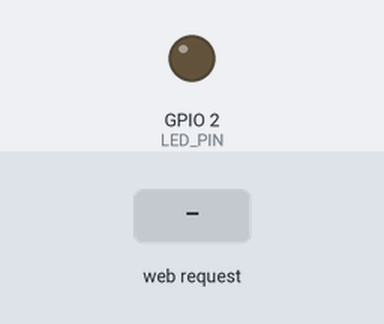
The program below on a simulated ESP32. On the bench: output pins drawn as LEDs (lit = HIGH). Dashed ring = blinking. The test bench sets the inputs (shaded band). WiFi joins after 1.5 s; servers stay silent unless stated; what the program prints to the serial monitor is not drawn.

Above: at 3.2 s.
3.3 s: HTTP request GET /getTime?text=120 received
At 4.1 s:
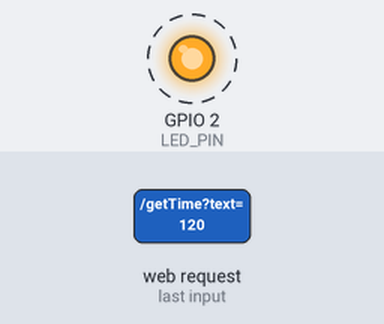
Timing chart, 0 to 12.3 s (numbered marks = the images above; inputs shaded):
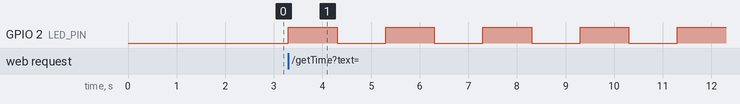

The program:

main.cpp
```cpp
#include <iostream>
#include <string>
#include <Arduino.h>
#include <WiFi.h>
#include <WebServer.h>
using namespace std;

#define LED_PIN 2

WebServer server(80);


const char* html = R"""(
<!DOCTYPE html>
<html lang="en">
<head>
    <meta charset="UTF-8">
    <meta name="viewport" content="width=device-width, initial-scale=1.0">
    <title>Esp32 control</title>
    <style>
* {
    background-color: rgb(29, 29, 29);
}

.control-container {
    background-color: cadetblue;
    padding: 40px 40px;
    border-radius: 25px;
    width: 300px;
    height: max-content;
    text-align: center;
    margin-left: auto;
    margin-right: auto;
}
.control-container {
    font-size: 40px;
    color: aliceblue;
    font-weight: bold;
    font-family: monospace;
}

button {
    display: block;
    padding: 5px 50px;
    margin: 10px auto;
    font-size: 45px;
    font-weight: bold;
    color: aliceblue;
    background-color: black;
    border: none;
    border-radius: 15px;
    cursor: pointer;

}
button:hover{
    background-color: #2B3032;
}
    </style>
</head>
<body>
    <div class="control-container">
    <h1>Esp32 Led Blink</h1>
    <button onclick="toggleLED('on')">Turn ON</button>
    <button onclick="toggleLED('off')">Turn OFF</button>
    <h1>Auto blink</h1>
    <input type="text" id="fetchTime" placeholder="Enter auto-work time">
    <button onclick="getWorkTime()">Start</button>
    </div>

    <script>
        const toggleLED = (state) => {
            fetch('/' + state)
                .then(response => response.text())
                .catch(err => console.error(err));
        }

        const getWorkTime = () => {
            const val = document.getElementById('fetchTime').value;
            fetch('/getTime?text=' + encodeURIComponent(val))
                .then(response => response.text())
                .catch(err => console.error(err))
        }
    </script>
</body>
</html>
)""";
const char* ssid = "";
const char* password = "";

void handleRoot() {
  server.send(200, "text/html", html);
}

void setup() {
  Serial.begin(115200);
  pinMode(LED_PIN, OUTPUT);

  WiFi.begin(ssid, password);
  while (WiFi.status() != WL_CONNECTED) {
    delay(1000);
    Serial.println("Connecting to WiFi...");
  }
  Serial.println("Connected to WiFi!");
  Serial.print("IP: ");
  Serial.println(WiFi.localIP());

  server.on("/", handleRoot);

  server.on("/on", []() {
    digitalWrite(LED_PIN, HIGH);
    server.send(200, "text/html", "LED is ON");
  });

  server.on("/getTime", []() {
    if (server.hasArg("text")) {
        String inputText = server.arg("text");
        int toIntInputText = inputText.toInt();
        while (toIntInputText != 0) {
        digitalWrite(LED_PIN, HIGH);
        delay(1000);
        digitalWrite(LED_PIN, LOW);
        delay(1000);
        toIntInputText--;
        }
    }else {
        Serial.println("Time argument is null!");
    }
  });
  server.on("/off", []() {
    digitalWrite(LED_PIN, LOW);
    server.send(200, "text/html", "LED is OFF");
  });

  server.begin();
}

void loop() {
  server.handleClient();
}
```

Measured:
- after the input at 3.3 s, GPIO 2 (LED_PIN): alternates HIGH for 1.0 s and LOW for 1.0 s, starting at once
